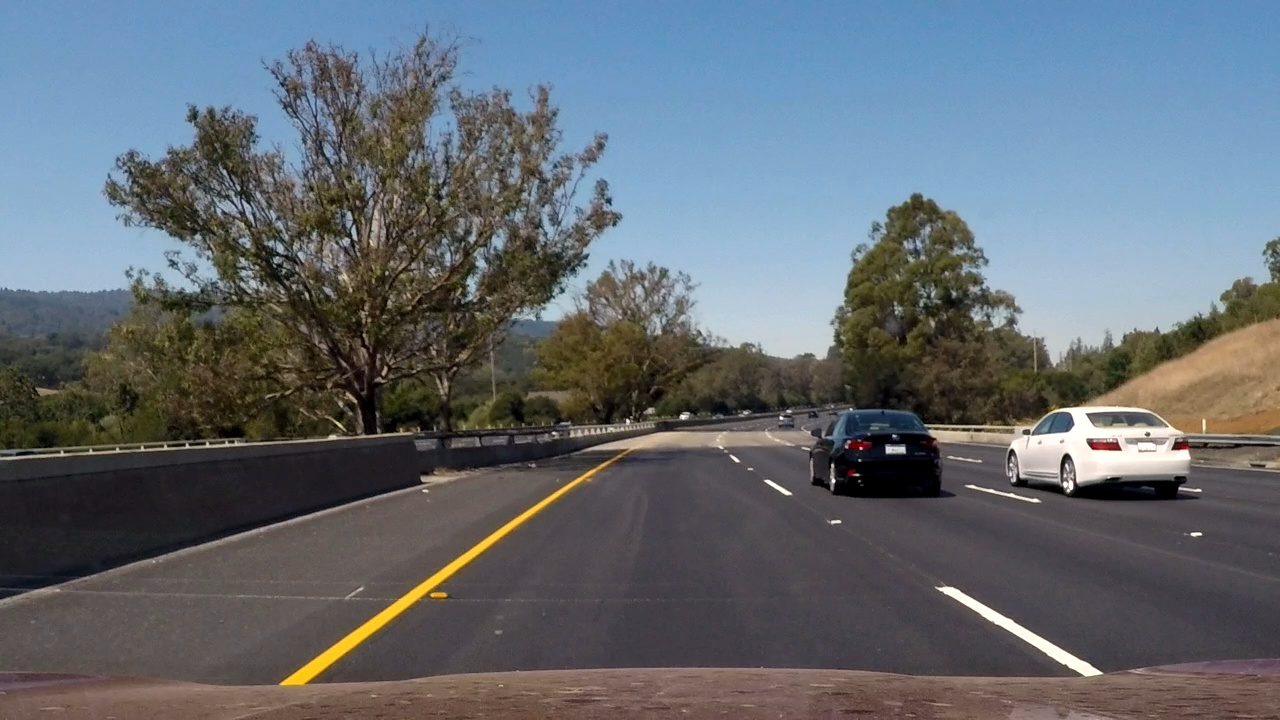
#> input picture test_video_frames/frame0.jpg, 1280 x 720 px
$ python -i lesson_functions.py   (imports and definitions only)   (older library calls are emulated)
#> lines starting #> are read from the running program, lines starting #| are printed output that depends on the picture
import matplotlib.image as mpimg
import matplotlib.pyplot as plt
import numpy as np
import cv2
from skimage.feature import hog
# Define a function to return HOG features and visualization
def get_hog_features(img, orient, pix_per_cell, cell_per_block,
                        vis=False, feature_vec=True):
    # Call with two outputs if vis==True
    if vis == True:
        features, hog_image = hog(img, orientations=orient,
                                  pixels_per_cell=(pix_per_cell, pix_per_cell),
                                  cells_per_block=(cell_per_block, cell_per_block),
                                  transform_sqrt=True,
                                  visualise=vis, feature_vector=feature_vec)
        return features, hog_image
    # Otherwise call with one output
    else:
        features = hog(img, orientations=orient,
                       pixels_per_cell=(pix_per_cell, pix_per_cell),
                       cells_per_block=(cell_per_block, cell_per_block),
                       transform_sqrt=True,
                       visualise=vis, feature_vector=feature_vec)
        return features

# Define a function to compute binned color features
def bin_spatial(img, size=(32, 32)):
    # Use cv2.resize().ravel() to create the feature vector
    features = cv2.resize(img, size).ravel()
    # Return the feature vector
    return features

# Define a function to compute color histogram features
# NEED TO CHANGE bins_range if reading .png files with mpimg!
def color_hist(img, nbins=32, bins_range=(0, 256)):
    # Compute the histogram of the color channels separately
    channel1_hist = np.histogram(img[:,:,0], bins=nbins, range=bins_range)
    channel2_hist = np.histogram(img[:,:,1], bins=nbins, range=bins_range)
    channel3_hist = np.histogram(img[:,:,2], bins=nbins, range=bins_range)
    # Concatenate the histograms into a single feature vector
    hist_features = np.concatenate((channel1_hist[0], channel2_hist[0], channel3_hist[0]))
    # Return the individual histograms, bin_centers and feature vector
    return hist_features

# Define a function to extract features from a list of images
# Have this function call bin_spatial() and color_hist()
# [105 lines left out: functions extract_features, slide_window, draw_boxes, not called in this run]

# Define a function to extract features from a single image window
# This function is very similar to extract_features()
# just for a single image rather than list of images
def single_img_features(img, color_space='RGB', spatial_size=(32, 32),
                        hist_bins=32, orient=9,
                        pix_per_cell=8, cell_per_block=2, hog_channel=0,
                        spatial_feat=True, hist_feat=True, hog_feat=True):
    #1) Define an empty list to receive features
    img_features = []
    #2) Apply color conversion if other than 'RGB'
    if color_space != 'RGB':
        if color_space == 'HSV':
            feature_image = cv2.cvtColor(img, cv2.COLOR_RGB2HSV)
        elif color_space == 'LUV':
            feature_image = cv2.cvtColor(img, cv2.COLOR_RGB2LUV)
        elif color_space == 'HLS':
            feature_image = cv2.cvtColor(img, cv2.COLOR_RGB2HLS)
        elif color_space == 'YUV':
            feature_image = cv2.cvtColor(img, cv2.COLOR_RGB2YUV)
        elif color_space == 'YCrCb':
            feature_image = cv2.cvtColor(img, cv2.COLOR_RGB2YCrCb)
    else: feature_image = np.copy(img)
    #3) Compute spatial features if flag is set
    if spatial_feat == True:
        spatial_features = bin_spatial(feature_image, size=spatial_size)
        #4) Append features to list
        img_features.append(spatial_features)
    #5) Compute histogram features if flag is set
    if hist_feat == True:
        hist_features = color_hist(feature_image, nbins=hist_bins)
        #6) Append features to list
        img_features.append(hist_features)
    #7) Compute HOG features if flag is set
    if hog_feat == True:
        if hog_channel == 'ALL':
            hog_features = []
            for channel in range(feature_image.shape[2]):
                hog_features.extend(get_hog_features(feature_image[:,:,channel],
                                    orient, pix_per_cell, cell_per_block,
                                    vis=False, feature_vec=True))
        else:
            hog_features = get_hog_features(feature_image[:,:,hog_channel], orient,
                        pix_per_cell, cell_per_block, vis=False, feature_vec=True)
        #8) Append features to list
        img_features.append(hog_features)

    #9) Return concatenated array of features
    return np.concatenate(img_features)

# Define a function you will pass an image
# and the list of windows to be searched (output of slide_windows())
# [126 lines left out: functions search_windows, find_cars, add_heat, apply_threshold, draw_labeled_bboxes, not called in this run]

>>> import cv2
>>> picture = cv2.cvtColor(cv2.imread('test_video_frames/frame0.jpg'), cv2.COLOR_BGR2RGB)
>>> result = single_img_features(picture)
#> in bin_spatial, `features = cv2.resize(img, size).ravel()`: features = 3072 values, max 255 at index 1902, min 0 at index 1682, mean 105.5
#> in single_img_features, `spatial_features = bin_spatial(feature_image, size=spatial_size)`: spatial_features has the same summary as features in bin_spatial
#> in color_hist, `hist_features = np.concatenate((channel1_hist[0], channel2_hist[0], ch..`: hist_features = 96 values, max 117457 at index 73, min 644 at index 59, mean 28800
#> in get_hog_features, `features = hog(img, orientations=orient, pixels_per_cell=(pix_per_cell..`:
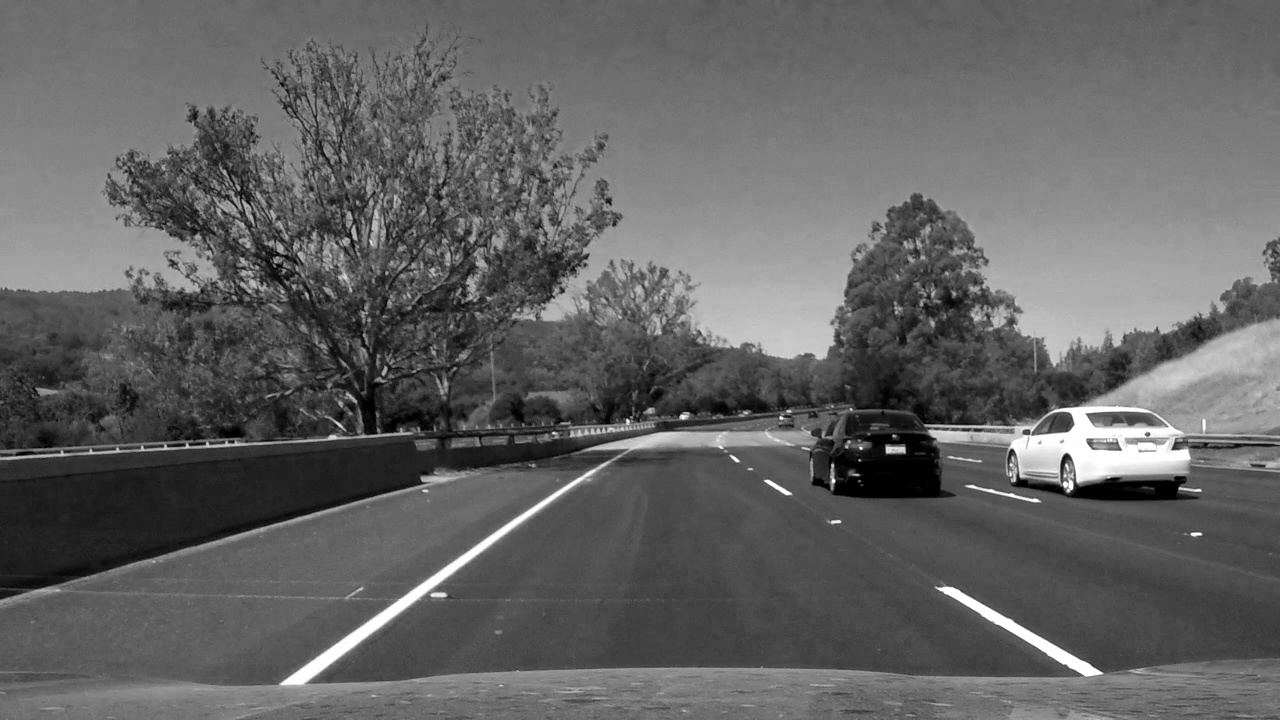
#> img: shape (720, 1280); min 0, max 255, mean 99

$ run again, on test_video_frames/frame10.jpg
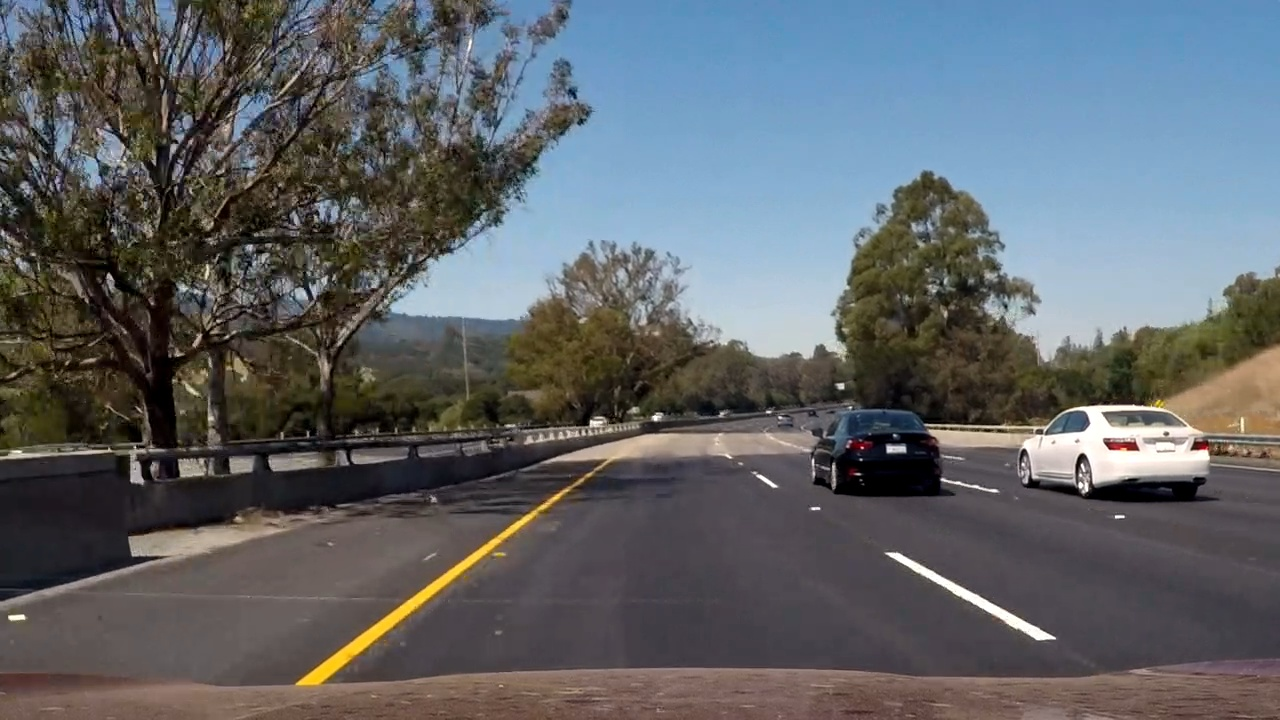
#> input picture test_video_frames/frame10.jpg, 1280 x 720 px
#> features = 3072 values, max 255 at index 1809, min 0 at index 1063, mean 99.61
#> spatial_features has the same summary as features in bin_spatial
#> in color_hist, `hist_features = np.concatenate((channel1_hist[0], channel2_hist[0], ch..`: hist_features = 96 values, max 104796 at index 73, min 741 at index 59, mean 28800
#> in get_hog_features, `features = hog(img, orientations=orient, pixels_per_cell=(pix_per_cell..`:
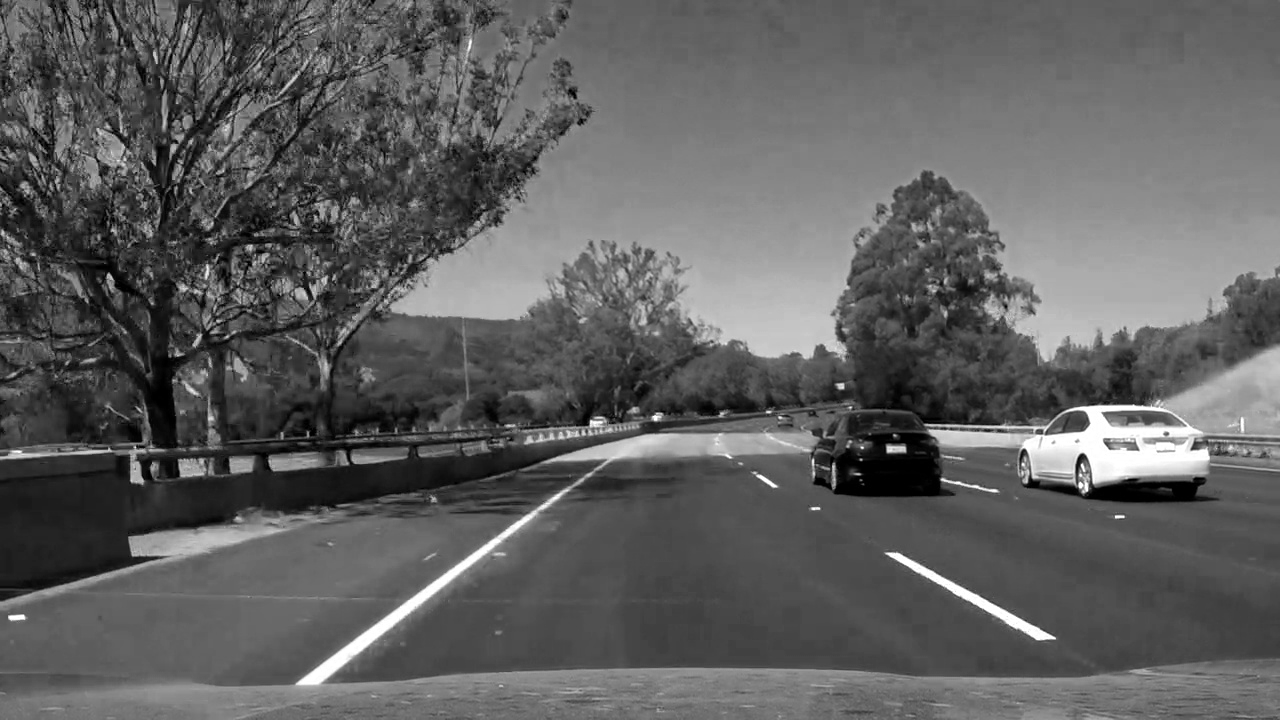
#> img: shape (720, 1280); min 0, max 255, mean 95.7

$ run again, on test_video_frames/frame11.jpg
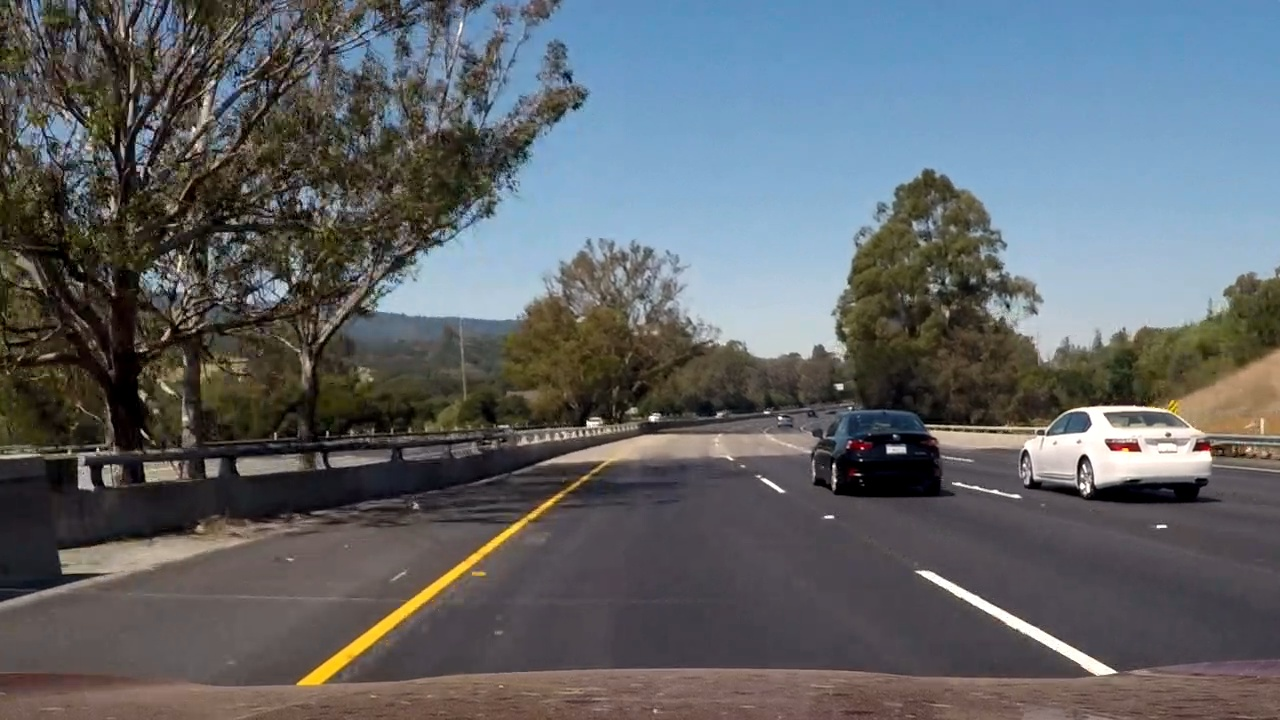
#> input picture test_video_frames/frame11.jpg, 1280 x 720 px
#> features = 3072 values, max 255 at index 1810, min 0 at index 1738, mean 100.6
#> spatial_features has the same summary as features in bin_spatial
#> in color_hist, `hist_features = np.concatenate((channel1_hist[0], channel2_hist[0], ch..`: hist_features = 96 values, max 103507 at index 73, min 792 at index 59, mean 28800
#> in get_hog_features, `features = hog(img, orientations=orient, pixels_per_cell=(pix_per_cell..`:
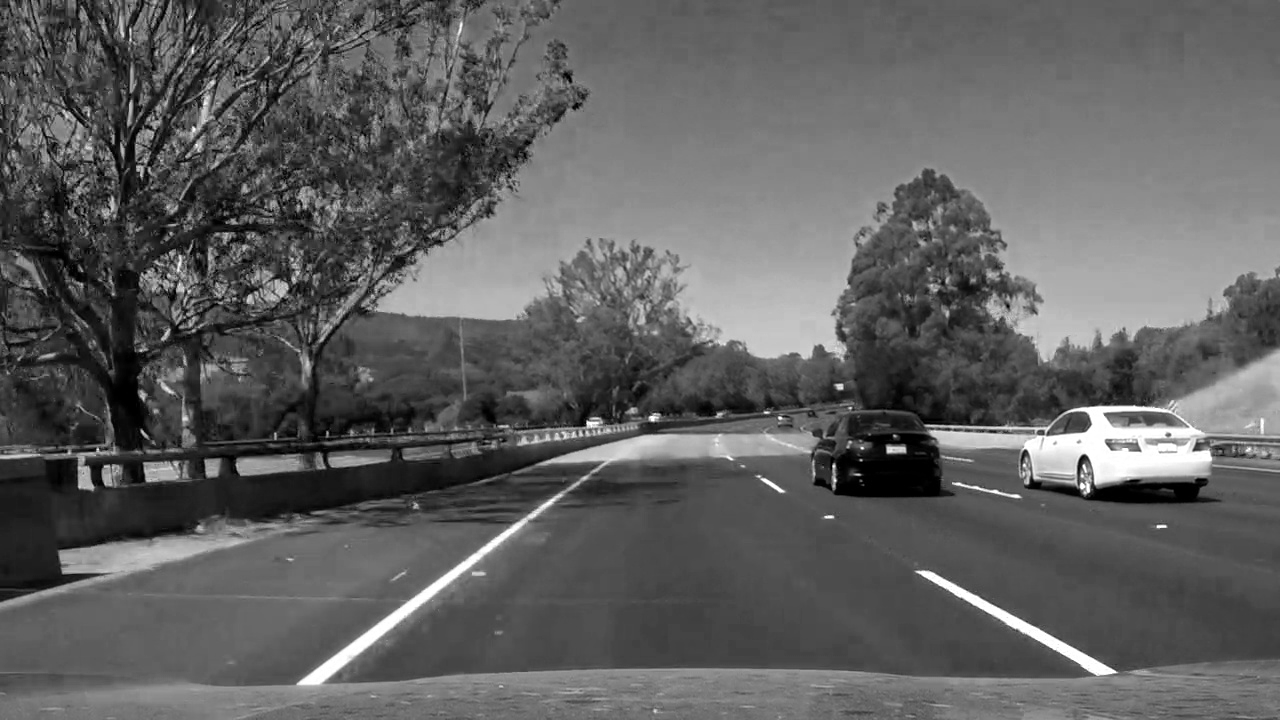
#> img: shape (720, 1280); min 0, max 255, mean 95.9
